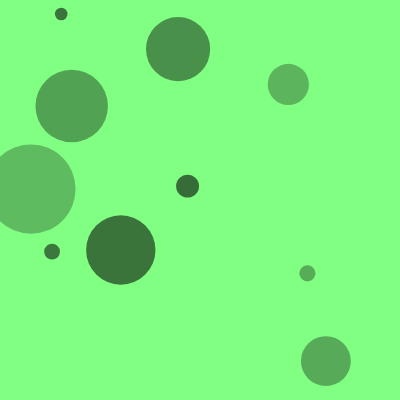
Frame 1 (no input)
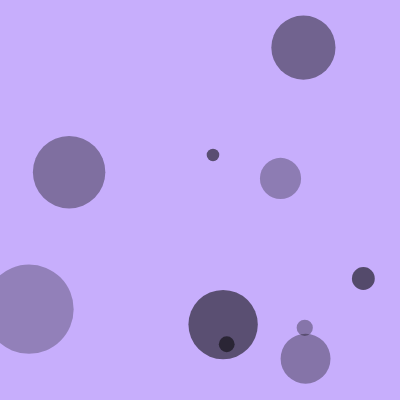
Frame 60 (no input)
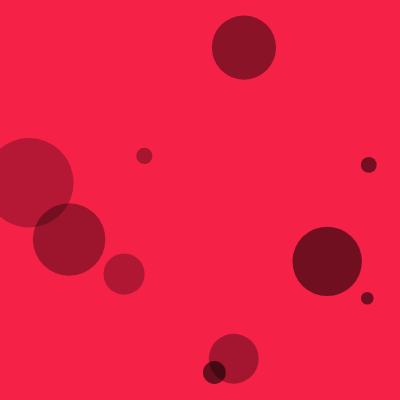
Frame 120 (the mouse pressed at the canvas centre since frame 60)

The p5.js sketch that drew these frames (run headless with seeded random() and noise() and a simulated clock; from frame 60 on, the mouse is pressed at the canvas centre):

// p5.js sketch
// ── sketch.js
let circles = [];


function setup() {
  createCanvas(400, 400);
  noStroke();
  
  
  for (let i = 0; i < 10; i++) {
    circles.push(new Circle(random(width), random(height)));
   
  }
}

function draw() {
  let r = map(sin(frameCount * 0.01), -1, 1, 0, 255);
  let g = map(cos(frameCount * 0.02), -1, 1, 0, 255); 
  let b = map(sin(frameCount * 0.03), -1, 1, 0, 255); 
  background(r, g, b);
  
  
  for (let circle of circles) {
    circle.update();
    circle.display();
  }

  
}


class Circle {
  constructor(x, y) {
    this.x = x;
    this.y = y;
    this.angle = random(TWO_PI);
    this.radius = random(10, 100); 
    this.xSpeed = random(1, 3); 
    this.ySpeed = random(1, 3);
    this.alpha = random(50, 150);
  }
  
  update() {
      this.x += this.xSpeed;
    this.y += this.ySpeed;
    
    
    if (this.x + this.radius > width || this.x - this.radius < 0) {
      this.xSpeed *= -1; 
    }
    if (this.y + this.radius > height || this.y - this.radius < 0) {
      this.ySpeed *= -1; 
    }
  }
  
  display() {
    fill( 0, this.alpha);;
    ellipse(this.x, this.y, this.radius * 1); // Dibujar el círculo
  }
}
